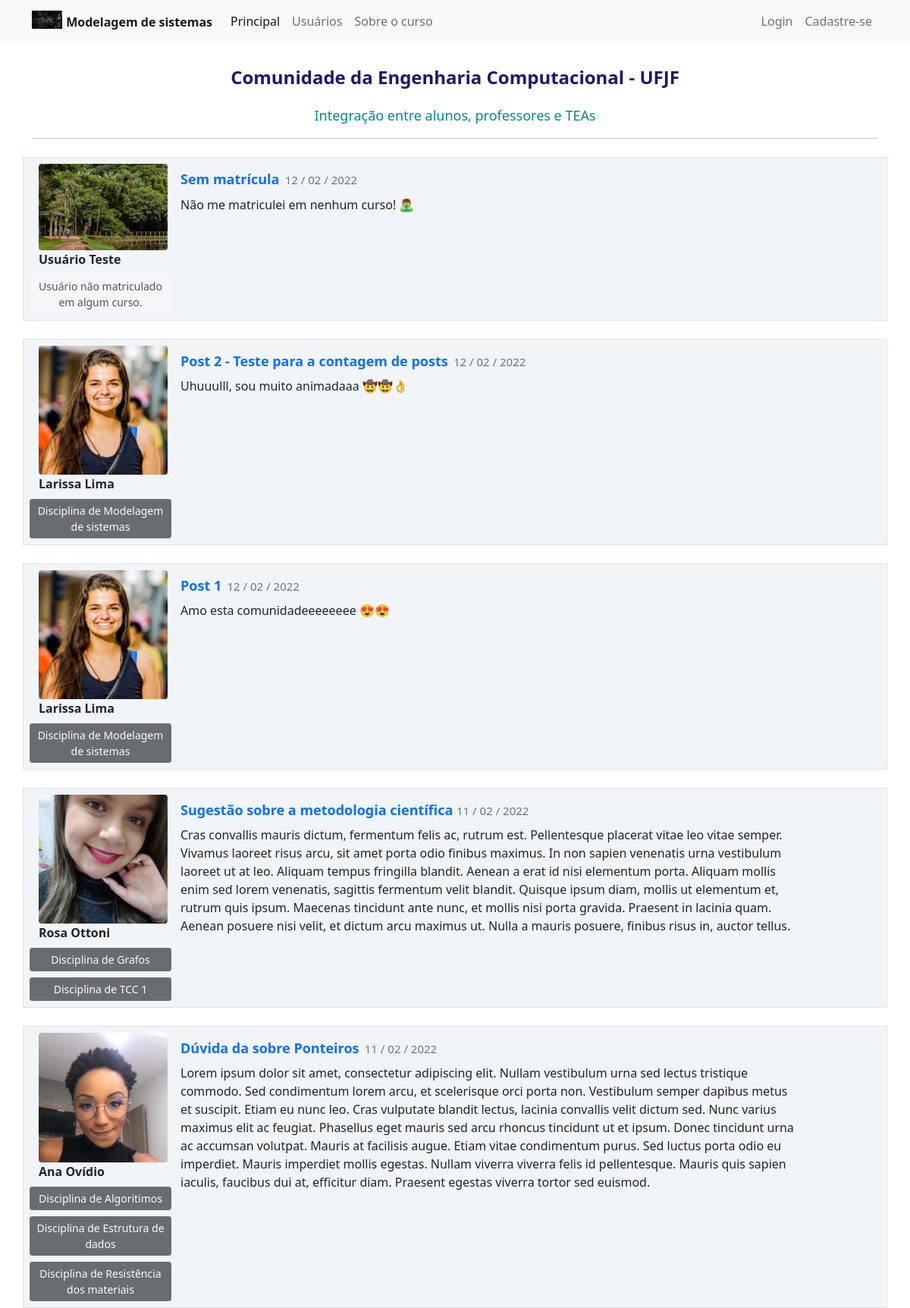
The page / on the database its author committed.
### general_system/models.py (models this page shows, shortened)
class Post(data_base.Model):
    id = data_base.Column(data_base.Integer, primary_key=True)
    title = data_base.Column(data_base.String, nullable=False)
    bory_text = data_base.Column(data_base.Text, nullable=False)
    date_create = data_base.Column(data_base.DateTime, nullable=False, default=datetime.utcnow)
    id_user = data_base.Column(data_base.Integer, data_base.ForeignKey('usuario.id'), nullable=False)

class Usuario(data_base.Model, UserMixin):
    id = data_base.Column(data_base.Integer, primary_key=True)
    username = data_base.Column(data_base.String, nullable=False)
    email = data_base.Column(data_base.String, nullable=False, unique=True)
    password = data_base.Column(data_base.String, nullable=False)
    perf_photo = data_base.Column(data_base.String, default='default.jpg')
    posts = data_base.relationship('Post', backref='autor', lazy=True)
    courses = data_base.Column(data_base.String, nullable=False, default='')

### general_system/routes.py (the view)
@app.route("/")
def home():
    posts = Post.query.order_by(Post.id.desc())
    return render_template('home.html', posts=posts)

### general_system/templates/home.html
{% extends 'base.html' %}
{% block bory %}
    <div class="container mt-3">
        <div align="center">
        <h1 style="color: midnightblue"><strong><font size="5">Comunidade da Engenharia Computacional - UFJF</font></strong></h1>
        <h2 style="color: darkcyan"><font size="4">Integração entre alunos, professores e TEAs</font></h2>
        <hr>
        </div>
        {% for post in posts %}
            <div class="row border mt-4 p-2 publications">
                <div class="col col-2">
                    <div class="image pe-3 "> <img src="{{url_for('static', filename='image_id_user/{}'.format(post.autor.perf_photo))}}" class="rounded" width="170"> </div>
                    <strong>{{ post.autor.username }}</strong>
                    <div class="row justify-content-center">
                        {% if 'Não Informado' in post.autor.courses or post.autor.courses == '' %}
                            <button type="button" class="btn btn-sm btn-light mt-2" disabled>Usuário não matriculado em algum curso.</button>
                        {% else %}
                            {% for course in post.autor.courses.split(';') %}
                                 <button type="button" class="btn btn-sm btn-dark mt-2" disabled>{{ course }}</button>
                            {% endfor %}
                        {% endif %}
                    </div>
                </div>
                <div class="col col-9">
                    <a style="text-decoration: none" href="{{ url_for('expose_post', post_id=post.id) }}">
                        <h3>
                            <strong> <font size="4">{{ post.title }}</font></strong>
                            <small class="text-muted" style="font-size: 15px">
                            {{ post.date_create.strftime('%d / %m / %Y')}}
                            </small>
                        </h3>
                    </a>
                    <p>{{ post.bory_text }}</p>
                </div>
            </div>
        {% endfor %}
    </div>
{% endblock %}

### general_system/templates/base.html (shortened to what this page needs)
<!DOCTYPE html>
<html lang="pt-br">
<head>
    <link href="https://cdn.jsdelivr.net/npm/bootstrap@5.1.3/dist/css/bootstrap.min.css" rel="stylesheet">
    <link rel="stylesheet" type="text/css" href="{{ url_for('static', filename='main.css') }}">
</head>
<body>
    {% include 'navbar.html' %}
    {% block bory %}
    {% endblock %}
</body>
</html>

### general_system/templates/navbar.html (shortened to what this page needs)
<nav class="navbar navbar-expand-lg navbar-light bg-light" xmlns="http://www.w3.org/1999/html">
  <div class="container-fluid container">
    <a class="navbar-brand" href="#">
      <img src="{{ url_for('static', filename='image_navbar/network.jpg') }}" alt="" width="40" height="24" class="d-inline-block align-text-top">
      <strong><font size="3">Modelagem de sistemas </font></strong>
    </a>
    <div class="collapse navbar-collapse" id="navbarSupportedContent">
      <ul class="navbar-nav me-auto mb-2 mb-lg-0">
        <li class="nav-item">
          <a class="nav-link active" aria-current="page" href="{{url_for('home')}}">Principal</a>
        </li>
        <li class="nav-item">
          <a class="nav-link" href="{{url_for('users')}}">Usuários</a>
        </li>
        <li class="nav-item">
          <a class="nav-link" href="{{url_for('contacts')}}">Sobre o curso</a>
        </li>
      </ul>
      <ul class="d-flex navbar-nav">
        {% if current_user.is_authenticated %}
            <li class="nav-item">
              <a class="nav-link" href="{{ url_for('create_post') }}">Criar Posts</a>
            </li>
            <li class="nav-item">
              <a class="nav-link" href="{{ url_for('my_profile') }}">Meu Perfil</a>
            </li>
            <li class="nav-item">
              <a class="nav-link" href="{{ url_for('logout') }}">Sair</a>
            </li>
        {%else%}
          <li class="nav-item">
            <a class="nav-link" href="{{url_for('register_login')}}">Login</a>
          </li>
          <li class="nav-item">
            <a class="nav-link" href="{{url_for('register_login')}}">Cadastre-se</a>
          </li>
        {%endif%}
      </ul>
    </div>
  </div>
</nav>

### general_system/static/main.css (style rules this page uses)
.publications { background: #f2f5f8 !important; }

### rows shown on the page
Post: perf_photo (picture), autor.username "Usuário Teste", shows "Usuário não matriculado em algum curso.", title "Sem matrícula", date_create "12 / 02 / 2022", bory_text "Não me matriculei em nenhum curso! 🧟‍♂️"
Post: perf_photo (picture), autor.username "Larissa Lima", title "Post 2 - Teste para a contagem de posts", date_create "12 / 02 / 2022", bory_text "Uhuuulll, sou muito animadaaa 🤠🤠👌"
Usuario: courses "Disciplina de Modelagem de sistemas"
Post: perf_photo (picture), autor.username "Larissa Lima", title "Post 1", date_create "12 / 02 / 2022", bory_text "Amo esta comunidadeeeeeeee 😍😍"
Post: perf_photo (picture), autor.username "Rosa Ottoni", course "Disciplina de Grafos" "Disciplina de TCC 1", title "Sugestão sobre a metodologia científica", date_create "11 / 02 / 2022", bory_text "Cras convallis mauris dictum, fermentum felis ac, rutrum est. Pellentesque placerat vitae leo vitae semper. Vivamus laoreet risus arcu, sit amet porta odio finibus maximus. In non sapien venenatis urna vestibulum laoreet ut at leo. Aliquam tempus fringilla blandit. Aenean a erat id nisi elementum porta. Aliquam mollis enim sed lorem venenatis, sagittis fermentum velit blandit. Quisque ipsum diam, mollis ut elementum et, rutrum quis ipsum. Maecenas tincidunt ante nunc, et mollis nisi porta gravida. Praesent in lacinia quam. Aenean posuere nisi velit, et dictum arcu maximus ut. Nulla a mauris posuere, finibus risus in, auctor tellus."
Post: perf_photo (picture), autor.username "Ana Ovídio", course "Disciplina de Algoritimos" "Disciplina de Estrutura de dados" "Disciplina de Resistência dos materiais", title "Dúvida da sobre Ponteiros", date_create "11 / 02 / 2022", bory_text "Lorem ipsum dolor sit amet, consectetur adipiscing elit. Nullam vestibulum urna sed lectus tristique commodo. Sed condimentum lorem arcu, et scelerisque orci porta non. Vestibulum semper dapibus metus et suscipit. Etiam eu nunc leo. Cras vulputate blandit lectus, lacinia convallis velit dictum sed. Nunc varius maximus elit ac feugiat. Phasellus eget mauris sed arcu rhoncus tincidunt ut et ipsum. Donec tincidunt urna ac accumsan volutpat. Mauris at facilisis augue. Etiam vitae condimentum purus. Sed luctus porta odio eu imperdiet. Mauris imperdiet mollis egestas. Nullam viverra viverra felis id pellentesque. Mauris quis sapien iaculis, faucibus dui at, efficitur diam. Praesent egestas…"
